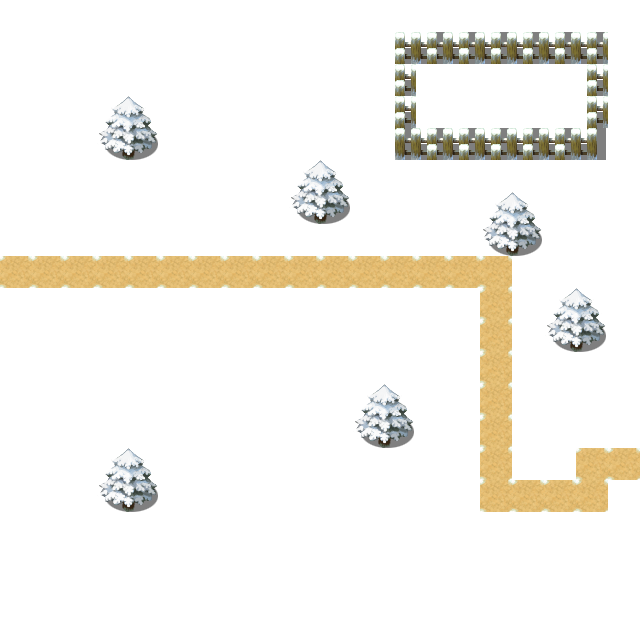

Below is a game level as drawn by its tile map, then a one-line description and the .tmx file that defines it, in full:
An orthogonal 20x20 tile map with 32x32 px tiles, 2 tile layers (Tile Layer 1, Tile Layer 2), 2 tilesets.

<map version="1.0" tiledversion="1.0.1" orientation="orthogonal" renderorder="left-down" width="20" height="20" tilewidth="32" tileheight="32" nextobjectid="1">
 <tileset firstgid="1" source="../TileSet/OutsideA2.tsx" />
 <tileset firstgid="193" source="../TileSet/OutsideB.tsx" />
 <layer name="Tile Layer 1" width="20" height="20">
  <data encoding="csv">
162,162,162,162,162,162,162,162,162,162,162,162,162,162,162,162,162,162,162,162,
162,162,162,162,162,162,162,162,162,162,162,162,162,162,162,162,162,162,162,162,
162,162,162,162,162,162,162,162,162,162,162,162,162,162,162,162,162,162,162,162,
162,162,162,162,162,162,162,162,162,162,162,162,162,162,162,162,162,162,162,162,
162,162,162,162,162,162,162,162,162,162,162,162,162,162,162,162,162,162,162,162,
162,162,162,162,162,162,162,162,162,162,162,162,162,162,162,162,162,162,162,162,
162,162,162,162,162,162,162,162,162,162,162,162,162,162,162,162,162,162,162,162,
162,162,162,162,162,162,162,162,162,162,162,162,162,162,162,162,162,162,162,162,
148,148,148,148,148,148,148,148,148,148,148,148,148,148,148,148,162,162,162,162,
162,162,162,162,162,162,162,162,162,162,162,162,162,162,162,148,162,162,162,162,
162,162,162,162,162,162,162,162,162,162,162,162,162,162,162,148,162,162,162,162,
162,162,162,162,162,162,162,162,162,162,162,162,162,162,162,148,162,162,162,162,
162,162,162,162,162,162,162,162,162,162,162,162,162,162,162,148,162,162,162,162,
162,162,162,162,162,162,162,162,162,162,162,162,162,162,162,148,162,162,162,162,
162,162,162,162,162,162,162,162,162,162,162,162,162,162,162,148,162,162,148,148,
162,162,162,162,162,162,162,162,162,162,162,162,162,162,162,148,148,148,148,162,
162,162,162,162,162,162,162,162,162,162,162,162,162,162,162,162,162,162,162,162,
162,162,162,162,162,162,162,162,162,162,162,162,162,162,162,162,162,162,162,162,
162,162,162,162,162,162,162,162,162,162,162,162,162,162,162,162,162,162,162,162,
162,162,162,162,162,162,162,162,162,162,162,162,162,162,162,162,162,162,162,162
</data>
 </layer>
 <layer name="Tile Layer 2" width="20" height="20">
  <data encoding="csv">
0,0,0,0,0,0,0,0,0,0,0,0,0,0,0,0,0,0,0,0,
0,0,0,0,0,0,0,0,0,0,0,0,173,158,158,158,158,158,158,0,
0,0,0,0,0,0,0,0,0,0,0,0,173,0,0,0,0,0,173,0,
0,0,0,201,202,0,0,0,0,0,0,0,173,0,0,0,0,0,173,0,
0,0,0,217,218,0,0,0,0,0,0,0,189,158,158,158,158,158,190,0,
0,0,0,0,0,0,0,0,0,201,202,0,0,0,0,0,0,0,0,0,
0,0,0,0,0,0,0,0,0,217,218,0,0,0,0,201,202,0,0,0,
0,0,0,0,0,0,0,0,0,0,0,0,0,0,0,217,218,0,0,0,
0,0,0,0,0,0,0,0,0,0,0,0,0,0,0,0,0,0,0,0,
0,0,0,0,0,0,0,0,0,0,0,0,0,0,0,0,0,201,202,0,
0,0,0,0,0,0,0,0,0,0,0,0,0,0,0,0,0,217,218,0,
0,0,0,0,0,0,0,0,0,0,0,0,0,0,0,0,0,0,0,0,
0,0,0,0,0,0,0,0,0,0,0,201,202,0,0,0,0,0,0,0,
0,0,0,0,0,0,0,0,0,0,0,217,218,0,0,0,0,0,0,0,
0,0,0,201,202,0,0,0,0,0,0,0,0,0,0,0,0,0,0,0,
0,0,0,217,218,0,0,0,0,0,0,0,0,0,0,0,0,0,0,0,
0,0,0,0,0,0,0,0,0,0,0,0,0,0,0,0,0,0,0,0,
0,0,0,0,0,0,0,0,0,0,0,0,0,0,0,0,0,0,0,0,
0,0,0,0,0,0,0,0,0,0,0,0,0,0,0,0,0,0,0,0,
0,0,0,0,0,0,0,0,0,0,0,0,0,0,0,0,0,0,0,0
</data>
 </layer>
</map>
